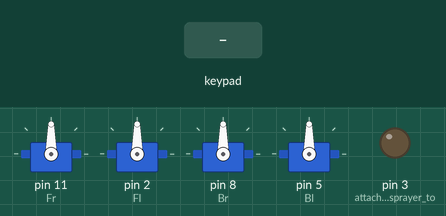
Simulated run of this sketch. Board: Arduino Uno, built with avr-gcc and run on an emulated ATmega328P. Parts: 4 × servo, output pins drawn as LEDs (lit = HIGH). The inputs (shaded band) are chosen by the test bench. What the sketch prints to the serial monitor is not drawn.

Above: at 1.2 s.
1.3 s: key 'U' pressed
At 2.2 s:
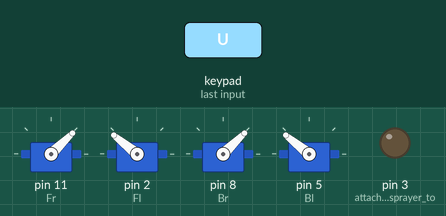
2.8 s: key 'D' pressed
At 3.3 s:
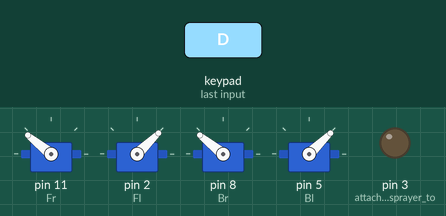
4.3 s: key 'L' pressed
At 5.5 s:
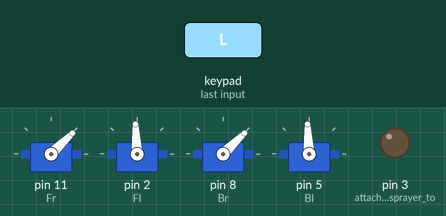
5.8 s: key 'R' pressed
At 6.9 s:
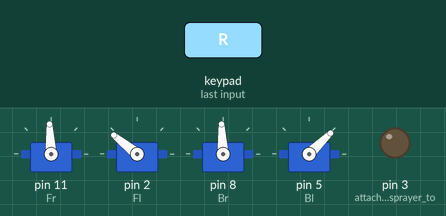
Timing chart, 0 to 8.3 s (numbered marks = the images above; inputs shaded):
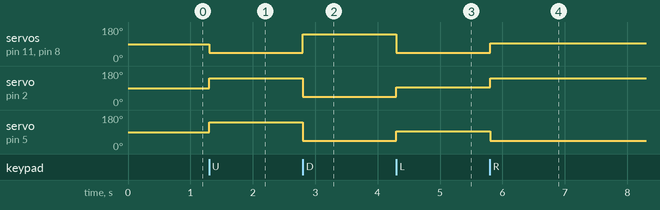

Measured:
- after the input at 1.3 s, servo on pin 11 (Fr), servo on pin 8 (Br): 90° → 44° at once; servo on pin 2 (Fl), servo on pin 5 (Bl): 90° → 141° at once
- after the input at 2.8 s, servo on pin 11 (Fr), servo on pin 8 (Br): 44° → 141° at once; servo on pin 2 (Fl), servo on pin 5 (Bl): 141° → 44° at once
- after the input at 4.3 s, servo on pin 11 (Fr), servo on pin 8 (Br): 141° → 44° at once; servo on pin 2 (Fl), servo on pin 5 (Bl): 44° → 93° at once
- after the input at 5.8 s, servo on pin 11 (Fr), servo on pin 8 (Br): 44° → 93° at once; servo on pin 2 (Fl): 93° → 141° at once; servo on pin 5 (Bl): 93° → 44° at once

The sketch:

Whiteboard_Walley_Dabble_Code.ino
```cpp
#define CUSTOM_SETTINGS
#define INCLUDE_GAMEPAD_MODULE

#include <Dabble.h>
#include <Servo.h>

// assign all the names of the servos
Servo Fr;
Servo Fl;
Servo Br;
Servo Bl;

void setup() {
  Fr.attach(11);           // attaching the servos to pins
  Fl.attach(2);
  Br.attach(8);
  Bl.attach(5);
  pinMode(3, OUTPUT);      // attaching the sprayer to an output pin
  Serial.begin(250000);    // baudrate of Serial monitor
  Dabble.begin(9600);      // baudrate of bluetooth port
}

void loop() {
  Dabble.processInput();             //this is used to get information from the phone
  Serial.print("KeyPressed: ");
  // is a button is pressed in on the gamepad then the function in the brackets is executed
  if (GamePad.isUpPressed())
  {
    Serial.print("Forward");
    forward();
 }

  if (GamePad.isDownPressed())
  {
    Serial.print("Backward");
    backward();
  }

  if (GamePad.isLeftPressed())
  {
    Serial.print("Left");
    left();
  }

  if (GamePad.isRightPressed())
  {
    Serial.print("Right");
    right();
  }

  if (GamePad.isSquarePressed())
  {
    Serial.print("Square");
  }

  if (GamePad.isCirclePressed())
  {
    Serial.print("Circle");
  }

  if (GamePad.isCrossPressed())
  {
    Serial.print("Cross");
  }

  if (GamePad.isTrianglePressed())
  {
    Serial.print("Triangle");
  }

  if (GamePad.isStartPressed())
  {
    Serial.print("Cleaning");
    clean();
  }

  if (GamePad.isSelectPressed())
  {
    Serial.print("Stopped");
    stop();
  }
  Serial.print('\t');
}

// all of the functions needed for "Walley" to function
void forward(){
  Fr.writeMicroseconds(1000);
  Fl.writeMicroseconds(2000);
  Br.writeMicroseconds(1000);
  Bl.writeMicroseconds(2000);
}  // function to move the robot forward


void backward(){
  Fr.writeMicroseconds(2000);
  Fl.writeMicroseconds(1000);
  Br.writeMicroseconds(2000);
  Bl.writeMicroseconds(1000);
} // function to move the robot backward

void right(){
  Fr.writeMicroseconds(1500);
  Fl.writeMicroseconds(2000);
  Br.writeMicroseconds(1500);
  Bl.writeMicroseconds(1000);
}    // function to turn the robot right

void left() {
  Fr.writeMicroseconds(1000);
  Fl.writeMicroseconds(1500);
  Br.writeMicroseconds(1000);
  Bl.writeMicroseconds(1500);
}    // function to turn the robot left

void stop(){
  Fr.writeMicroseconds(1500);
  Fl.writeMicroseconds(1500);
  Br.writeMicroseconds(1500);
  Bl.writeMicroseconds(1500);
}     // function to stop the robot

void spray(){
  digitalWrite(3, HIGH);
  delay(100);
  digitalWrite(3, LOW);
}  // function to spray the cleaning solution

void clean(){
  spray();
  delay(100);
  forward();
  delay(2500);
  spray();
  delay(100);
  forward();
  delay(2500);
  right();
  delay(1000);
  forward();
  delay(1000);
  right();
  delay(1000);
  spray();
  delay(100);
  forward();
  delay(5000);
} // function for automatic cleaning
```
